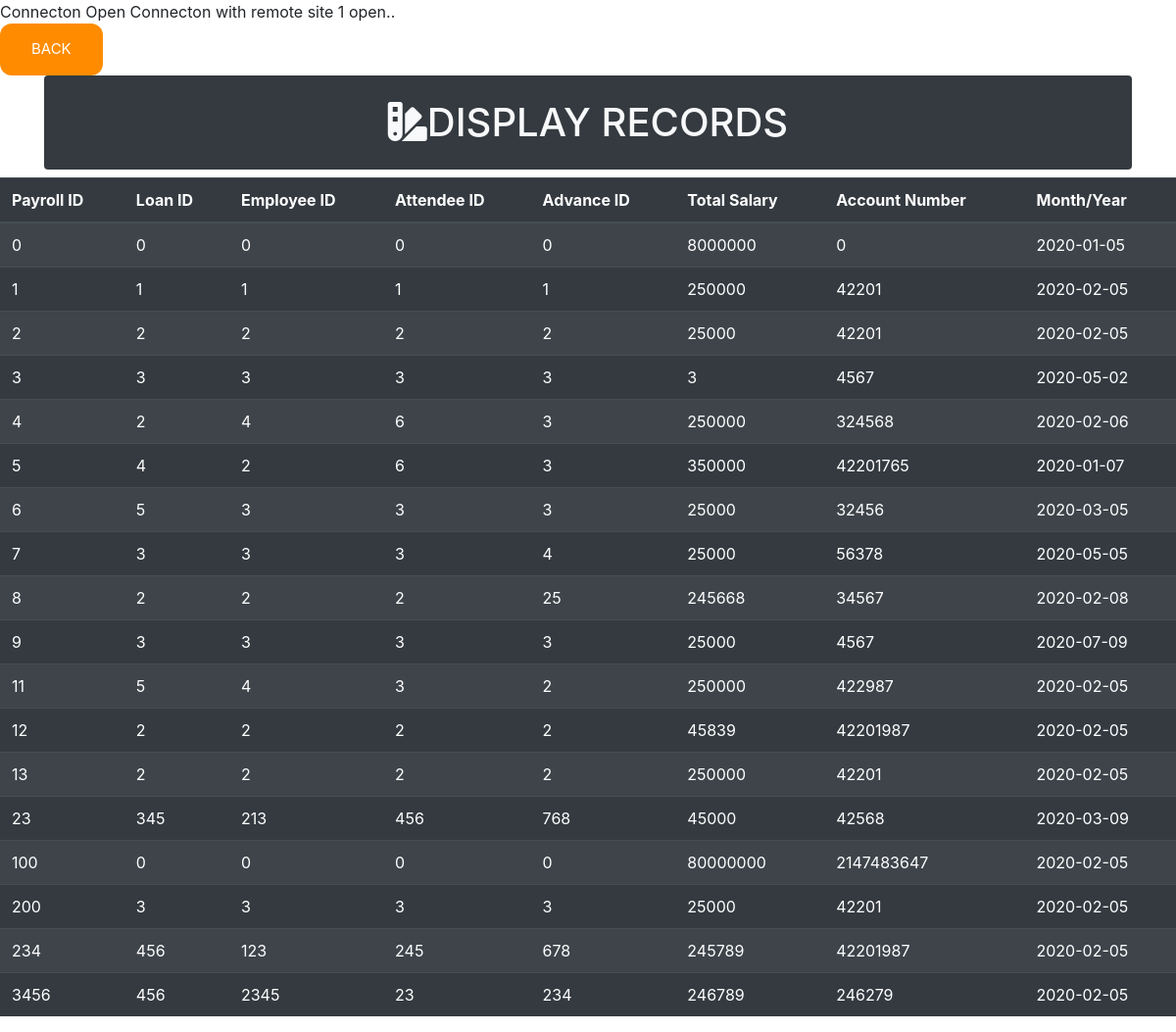
The app's page /employee_payroll_db/display.php with its own data.
### tables this page shows
CREATE TABLE `employeepayroll` (
  `payrollID` int(7) NOT NULL,
  `employeeID` int(7) NOT NULL,
  `atdID` int(7) NOT NULL,
  `advID` int(7) NOT NULL,
  `loanID` int(7) NOT NULL,
  `totalSalary` int(10) NOT NULL,
  `accountNumber` int(30) NOT NULL,
  `month` varchar(10) NOT NULL
);

### employee_payroll_db/display.php (the view, shortened to what this page needs)
<?php
include("connection.php");
?>
<!doctype html>
<html lang="en">
<head>
    <link rel="stylesheet" href="https://use.fontawesome.com/releases/v5.8.2/css/all.css">
    <link rel="stylesheet" href="https://stackpath.bootstrapcdn.com/bootstrap/4.3.1/css/bootstrap.min.css">
</head>
<body>
<br>
<a href="insert2.php" class="update">BACK</a>
<main>
    <div class="container text-center">
        <h1 class="py-4 bg-dark text-light rounded"><i class="fas fa-swatchbook"></i>DISPLAY RECORDS</h1>
</main>
<?php
$query = "SELECT * FROM employeepayroll";
$data = mysqli_query($conn,$query);
if(mysqli_num_rows($data) > 0)
{
	?>
	<table>
        <div class="d-flex table-data">
            <table class="table table-striped table-dark">
                <thead class="thead-dark">
                    <tr>
                        <th>Payroll ID</th>
                        <th>Loan ID</th>
                        <th>Employee ID</th>
                        <th>Attendee ID</th>
                        <th>Advance ID</th>
                        <th>Total Salary</th>
                        <th>Account Number</th>
                        <th>Month/Year</th>
                    </tr>
                </thead>
                <tbody id="tbody">
	<?php
	while ($result = mysqli_fetch_assoc($data))
	        {
	       echo "  <tr>
			 <td>". $result['payrollID'] ."</td>
			<td>". $result['loanID'] ."	</td>
			<td>". $result['employeeID'] ."</td>
			<td>". $result['atdID'] ."</td>
			<td>". $result['advID'] ."	</td>
			<td>". $result['totalSalary'] ."</td>
			<td>". $result['accountNumber'] ."</td>
            <td>". $result['month'] ."	</td>
		      </tr>	";
		     }
}
?>
                </tbody>
            </table>
        </div>

### employee_payroll_db/display.php (style rules this page uses)
.update { background-color: #FF8C00; border: none; color: white; border-radius: 12px; padding: 15px 32px; text-align: center; text-decoration: none; display: inline-block; font-size: 15px; }

### records on screen
employeepayroll: payrollID "0", loanID "0", employeeID "0", atdID "0", advID "0", totalSalary "8000000", accountNumber "0", month "2020-01-05"
employeepayroll: payrollID "1", loanID "1", employeeID "1", atdID "1", advID "1", totalSalary "250000", accountNumber "42201", month "2020-02-05"
employeepayroll: payrollID "2", loanID "2", employeeID "2", atdID "2", advID "2", totalSalary "25000", accountNumber "42201", month "2020-02-05"
employeepayroll: payrollID "3", loanID "3", employeeID "3", atdID "3", advID "3", totalSalary "3", accountNumber "4567", month "2020-05-02"
employeepayroll: payrollID "4", loanID "2", employeeID "4", atdID "6", advID "3", totalSalary "250000", accountNumber "324568", month "2020-02-06"
employeepayroll: payrollID "5", loanID "4", employeeID "2", atdID "6", advID "3", totalSalary "350000", accountNumber "42201765", month "2020-01-07"
employeepayroll: payrollID "6", loanID "5", employeeID "3", atdID "3", advID "3", totalSalary "25000", accountNumber "32456", month "2020-03-05"
employeepayroll: payrollID "7", loanID "3", employeeID "3", atdID "3", advID "4", totalSalary "25000", accountNumber "56378", month "2020-05-05"
employeepayroll: payrollID "8", loanID "2", employeeID "2", atdID "2", advID "25", totalSalary "245668", accountNumber "34567", month "2020-02-08"
employeepayroll: payrollID "9", loanID "3", employeeID "3", atdID "3", advID "3", totalSalary "25000", accountNumber "4567", month "2020-07-09"
employeepayroll: payrollID "11", loanID "5", employeeID "4", atdID "3", advID "2", totalSalary "250000", accountNumber "422987", month "2020-02-05"
employeepayroll: payrollID "12", loanID "2", employeeID "2", atdID "2", advID "2", totalSalary "45839", accountNumber "42201987", month "2020-02-05"
employeepayroll: payrollID "13", loanID "2", employeeID "2", atdID "2", advID "2", totalSalary "250000", accountNumber "42201", month "2020-02-05"
employeepayroll: payrollID "23", loanID "345", employeeID "213", atdID "456", advID "768", totalSalary "45000", accountNumber "42568", month "2020-03-09"
employeepayroll: payrollID "100", loanID "0", employeeID "0", atdID "0", advID "0", totalSalary "80000000", accountNumber "2147483647", month "2020-02-05"
employeepayroll: payrollID "200", loanID "3", employeeID "3", atdID "3", advID "3", totalSalary "25000", accountNumber "42201", month "2020-02-05"
employeepayroll: payrollID "234", loanID "456", employeeID "123", atdID "245", advID "678", totalSalary "245789", accountNumber "42201987", month "2020-02-05"
employeepayroll: payrollID "3456", loanID "456", employeeID "2345", atdID "23", advID "234", totalSalary "246789", accountNumber "246279", month "2020-02-05"
